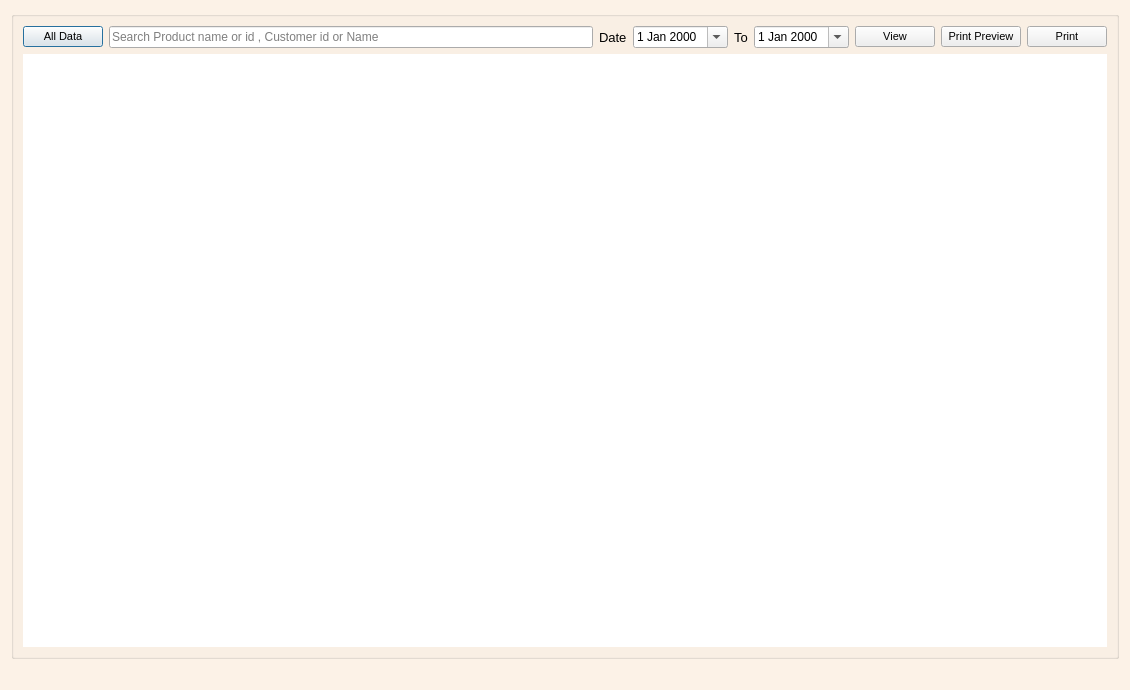
<?xml version="1.0" encoding="UTF-8"?>
<ui version="4.0">
 <class>Dialog</class>
 <widget class="QDialog" name="Dialog">
  <property name="windowModality">
   <enum>Qt::ApplicationModal</enum>
  </property>
  <property name="geometry">
   <rect>
    <x>0</x>
    <y>0</y>
    <width>1130</width>
    <height>690</height>
   </rect>
  </property>
  <property name="windowTitle">
   <string>Dialog</string>
  </property>
  <property name="styleSheet">
   <string notr="true">QDialog#Dialog{
background-color: rgb(252, 242, 231);
}</string>
  </property>
  <layout class="QGridLayout" name="gridLayout_4">
   <item row="0" column="0" colspan="2">
    <widget class="QGroupBox" name="groupBox">
     <property name="font">
      <font>
       <pointsize>8</pointsize>
      </font>
     </property>
     <property name="title">
      <string/>
     </property>
     <layout class="QGridLayout" name="gridLayout">
      <item row="0" column="0">
       <layout class="QHBoxLayout" name="horizontalLayout_2">
        <item>
         <layout class="QHBoxLayout" name="horizontalLayout">
          <item>
           <widget class="QPushButton" name="allb">
            <property name="font">
             <font>
              <pointsize>8</pointsize>
             </font>
            </property>
            <property name="text">
             <string>All Data</string>
            </property>
           </widget>
          </item>
          <item>
           <widget class="QLineEdit" name="searchv">
            <property name="font">
             <font>
              <pointsize>9</pointsize>
             </font>
            </property>
            <property name="placeholderText">
             <string>Search Product name or id , Customer id or Name</string>
            </property>
           </widget>
          </item>
          <item>
           <widget class="QLabel" name="label">
            <property name="font">
             <font>
              <pointsize>10</pointsize>
             </font>
            </property>
            <property name="text">
             <string>Date</string>
            </property>
           </widget>
          </item>
          <item>
           <widget class="QDateEdit" name="fromd">
            <property name="font">
             <font>
              <pointsize>9</pointsize>
             </font>
            </property>
            <property name="calendarPopup">
             <bool>true</bool>
            </property>
           </widget>
          </item>
          <item>
           <widget class="QLabel" name="label_2">
            <property name="font">
             <font>
              <pointsize>10</pointsize>
             </font>
            </property>
            <property name="text">
             <string>To</string>
            </property>
           </widget>
          </item>
          <item>
           <widget class="QDateEdit" name="tod">
            <property name="font">
             <font>
              <pointsize>9</pointsize>
             </font>
            </property>
            <property name="calendarPopup">
             <bool>true</bool>
            </property>
           </widget>
          </item>
          <item>
           <widget class="QPushButton" name="submitb">
            <property name="font">
             <font>
              <pointsize>8</pointsize>
             </font>
            </property>
            <property name="text">
             <string>View</string>
            </property>
           </widget>
          </item>
          <item>
           <widget class="QPushButton" name="printpreview">
            <property name="font">
             <font>
              <pointsize>8</pointsize>
             </font>
            </property>
            <property name="text">
             <string>Print Preview</string>
            </property>
           </widget>
          </item>
          <item>
           <widget class="QPushButton" name="print">
            <property name="font">
             <font>
              <pointsize>8</pointsize>
             </font>
            </property>
            <property name="text">
             <string>Print</string>
            </property>
           </widget>
          </item>
         </layout>
        </item>
       </layout>
      </item>
      <item row="1" column="0">
       <widget class="QTextEdit" name="textEdit">
        <property name="styleSheet">
         <string notr="true">
border:none;
</string>
        </property>
        <property name="horizontalScrollBarPolicy">
         <enum>Qt::ScrollBarAlwaysOff</enum>
        </property>
        <property name="readOnly">
         <bool>true</bool>
        </property>
       </widget>
      </item>
     </layout>
    </widget>
   </item>
   <item row="1" column="0">
    <spacer name="horizontalSpacer">
     <property name="orientation">
      <enum>Qt::Horizontal</enum>
     </property>
     <property name="sizeHint" stdset="0">
      <size>
       <width>649</width>
       <height>20</height>
      </size>
     </property>
    </spacer>
   </item>
  </layout>
 </widget>
 <resources/>
 <connections/>
</ui>
